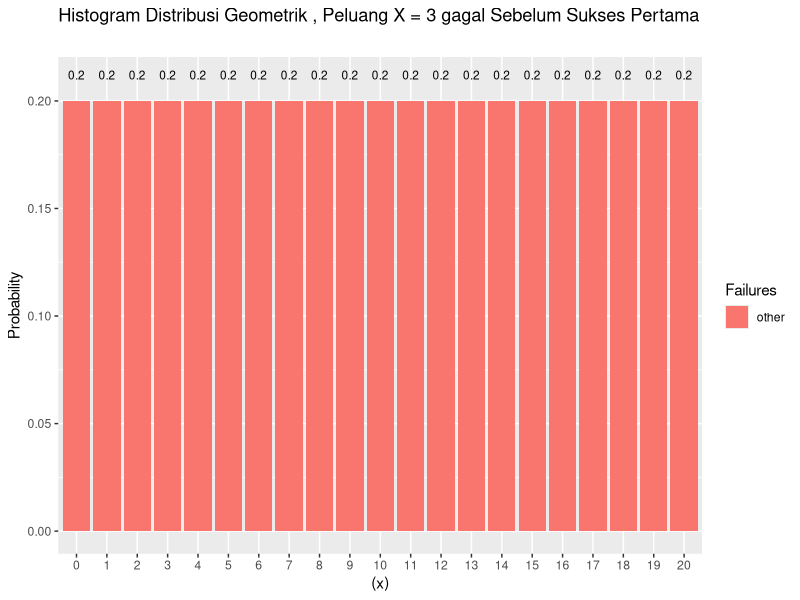
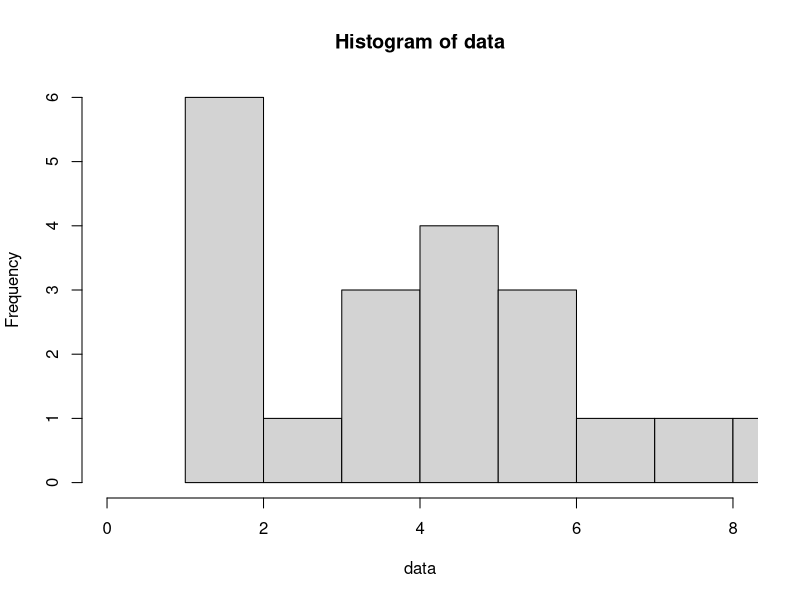
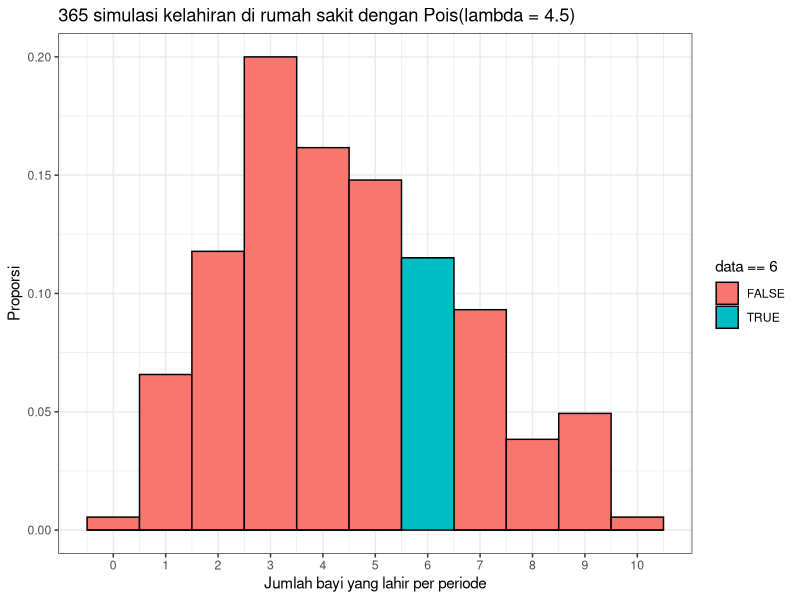
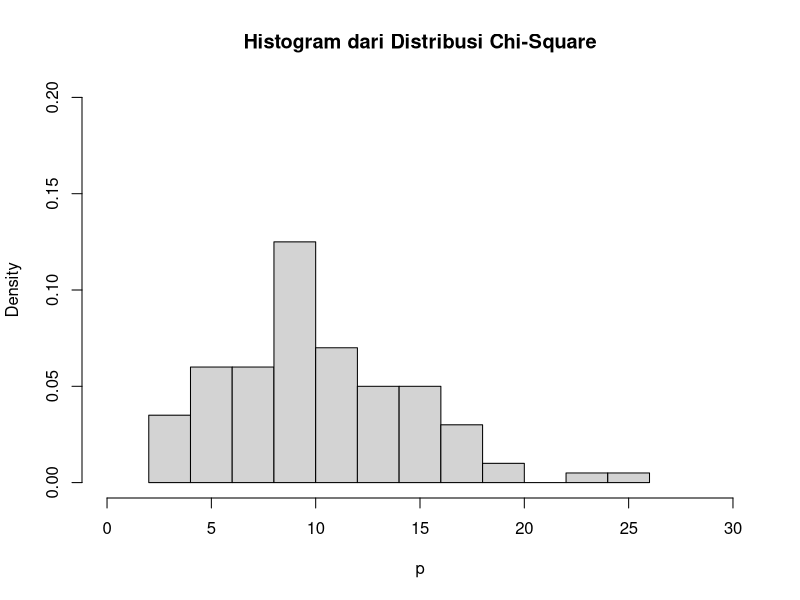
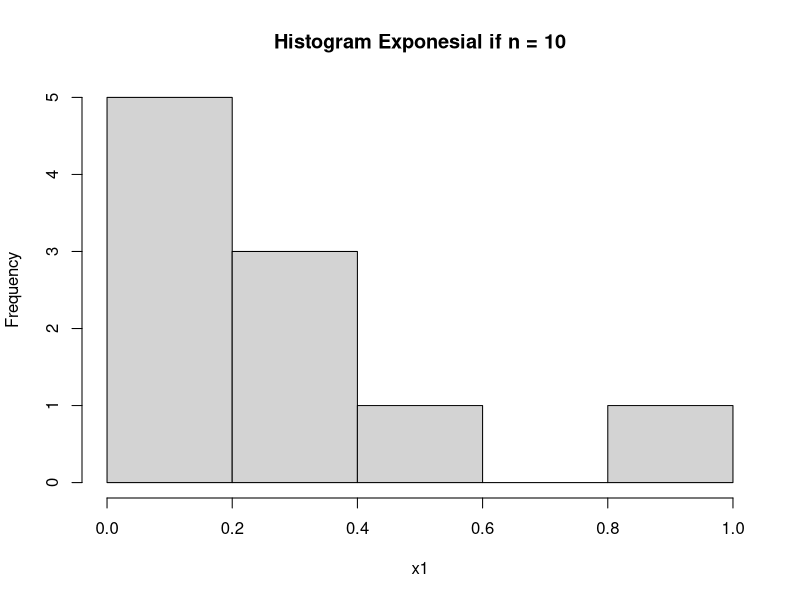
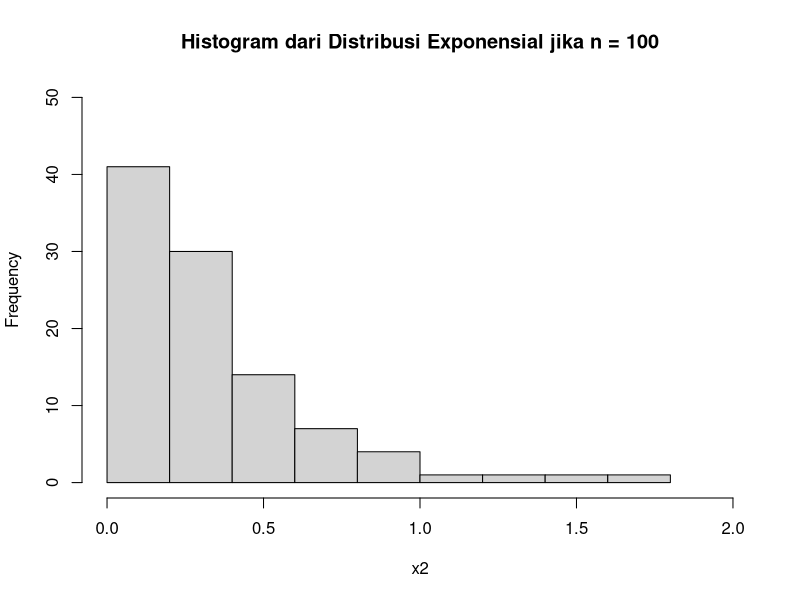
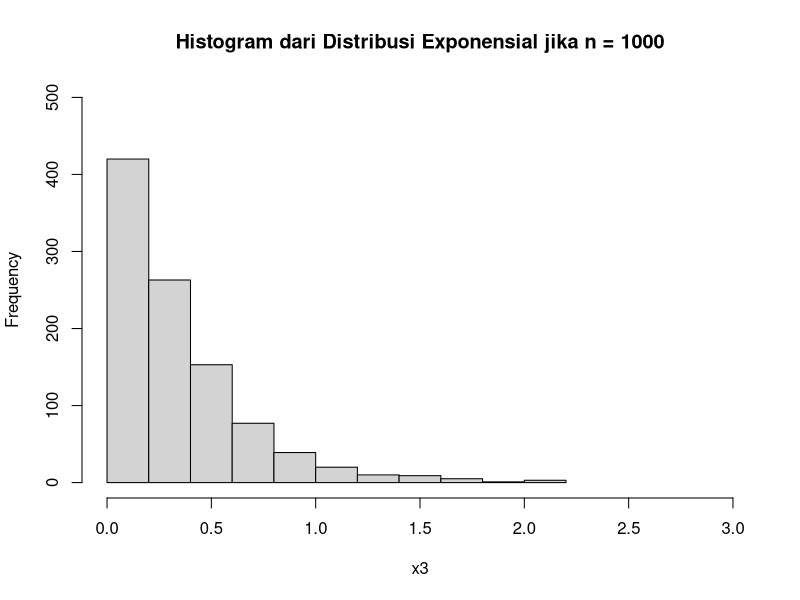
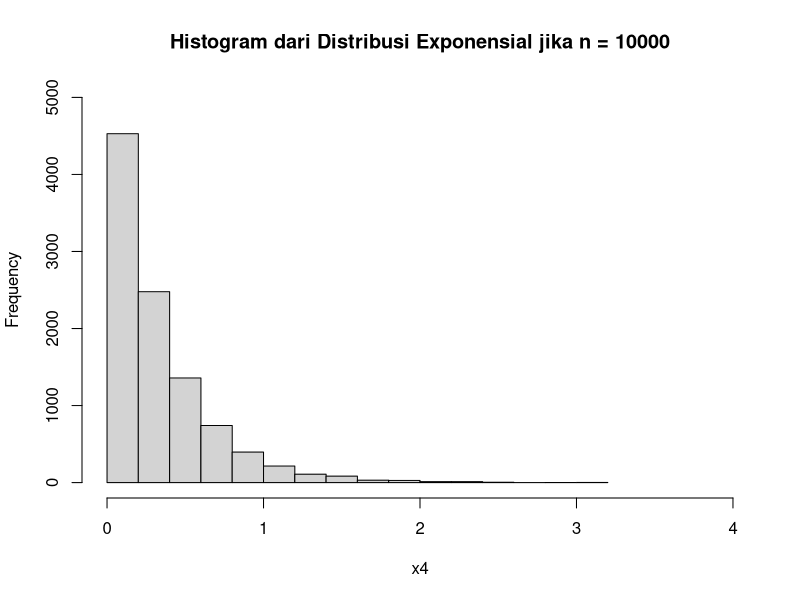

Source code (R) for these figures, in order:
# NAMA  : INGWER LUDWIG NOMMENSEN
# NRP   : 5025201259
# KELAS : PROBSTAT A

# 1
  #a
    p = 0.20
    n = 3
    #dgeom(x, prob) = dgeom: returns the value of the geometric probability
    dgeom(x <- n, prob <- p)

  #b
    #rgeom(n, prob) = generates a vector of geometric distributed random variables (distribusi geometrik acak)
    mean(rgeom(n <- 10000, prob <- p) == 3)

  #c
    #Kesimpulan : Pada soal 1a itu merupakan nilai exact nya, yaitu 0.1024 sedangkan 1.b merupakan nilai dari simulasi ketika diambil dengan 10000 data random pada kasus yang serupa dan ternyata hasil nya mendekati nilai exact nya

  #d
    library(dplyr)
    library(ggplot2)
    
    data.frame(x = 0:20, prob <= dgeom(x = 0:20, prob = p) ) %>%
      
      #populate 'other' if x!=n)
      mutate(Failures = ifelse(x == n, n, "other")) %>%
      
      #visualtization 
      ggplot(aes(x = factor(x), y = prob, fill = Failures)) +
      geom_col() +
      geom_text(
        aes(label = round(prob,2), y = prob + 0.01),
        position = position_dodge(0.9),
        size = 3,
        vjust = 0
      ) +
      labs(title = "Histogram Distribusi Geometrik , Peluang X = 3 gagal Sebelum Sukses Pertama",
           subtitle ="",
           x = "(x)",
           y = "Probability"
      )
    print(data.frame)

  #e
    p=0.2
    #Nilai Rataan (μ)
      mean1 = 1 / p
      mean1
    #Varian (σ2)
      var1 = (1 - p) / p^2
      var1

    
# 2
  # Diketahui :
  # jumlah pasien = n = 20
  # peluang sembuh = p = 0.2
  
  #a
    # dbinom(x, size, prob)
    a <- dbinom(x=4,20,0.2)
    a
  
  
  #b
    data <- rbinom(20,20,0.2)
    hist(data,
         xlim = c(0,8))
  
  #c
    n=20 #jumlah pasien
    p=0.2 #peluang
    q=1-p #peluang failure nya (distirbusi binomial)
  
  #Nilai Rataan (μ) 
    me=n*p
    me
  
  #Nilai Rataan (μ) sample
    mean(data)
  
  #Varian (σ2) 
    va=n*p*q
    va
  
  #Varian (σ2)  sample
    var(data)


# 3
    
  #a
    x = 6
    lambda = 4.5
    dpois(x,lambda)
  
  #b
    set.seed(2)
  
    babies <- data.frame('data' = rpois(365, 4.5))
  
    babies %>% ggplot() +
      geom_histogram(aes(x = data,
                         y = stat(count / sum(count)),
                         fill = data == 6),
                     binwidth = 1,
                     color = 'black',) +
      scale_x_continuous(breaks = 0:10) + 
      labs(x = 'Jumlah bayi yang lahir per periode',
           y = 'Proporsi',
           title = '365 simulasi kelahiran di rumah sakit dengan Pois(lambda = 4.5)') +
      theme_bw()
  
  #c
    babies %>% dplyr::summarize(six_babies = sum(babies$data == 6) / n())
    #dapat dilihat bahwa hasil simulasi nya sekitar 11.5% (berdasarkan perhitungan diatas)
    #sedangkan nilai exact nya yaitu 12,8%
    #yang artinya sesuai karena nilai simulasi mendekati nilai exact
    
  #d
    #mean
    lambda
  
  #variance
    lambda



# 4

  #a
    x = 2
    df = 10
    dchisq(x , df)
  
  #b
    p <- rchisq(100,df)
  
    hist(p,
         freq = FALSE,
         xlim = c(0,30),
         ylim = c(0,0.2),
         main = "Histogram dari Distribusi Chi-Square")
  
  #c
    #mean
    mean1 = df
    mean1
  
  #variance
    var1 = 2*df
    var1



# 5

  #a
    lambda = 3
    #jika bilangan random sejumlah n=10
    rexp(10,rate = lambda)
  
  #b
    #n = 10
    set.seed(1)
    x1 <- rexp(10,rate = lambda)
    hist(x1,
         main = "Histogram Exponesial if n = 10")
    #n = 100
    set.seed(1)
    x2 <- rexp(100,rate = lambda)
    hist(x2,
         ylim = c(0,50),
         xlim = c(0,2),
         main = "Histogram dari Distribusi Exponensial jika n = 100")
    #n=1000
    set.seed(1)
    x3 <- rexp(1000,rate = lambda)
    hist(x3,
         ylim = c(0,500),
         xlim = c(0,3),
         main = "Histogram dari Distribusi Exponensial jika n = 1000")
    #n=10000
    set.seed(1)
    x4 <- rexp(10000,rate = lambda)
    hist(x4,
         ylim = c(0,5000),
         xlim = c(0,4),
         main = "Histogram dari Distribusi Exponensial jika n = 10000")
  
  #c
    n = 100
    lamd = 3
    data <- rexp(n, rate = lamd)
    avg <- mean(data)
    avg
    va <- var(data)
    va



# 6

  #a
    n = 100
    m = 50
    std = 8
  
  #data <- c(1,2,4,2,6,3,10,11,5,3,6,85)
  data <- rnorm(100,50,8)
  rata_rata <- mean(data)
  x1 <- floor(mean(data))
  x2 <- round(mean(data))
  
  z_scores <- (data - mean(data) / sd(data))
  
  plot(z_scores, type = "o", col="red")
  
  #b
    x <- rnorm(100,50,8)
    hist(x,
         breaks = 50,
         main = "Grafik Histogram",col = 'blue' )
  
  #c
    var(x)

